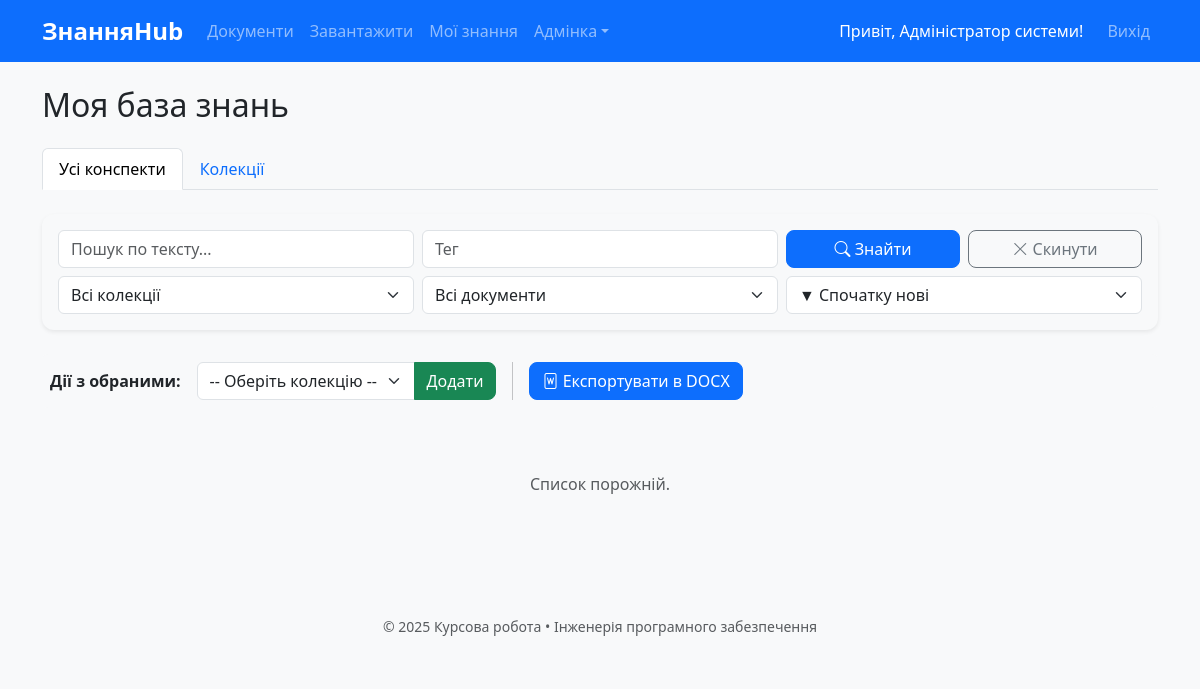
Before: /my/knowledge (signed in) with the older database file.
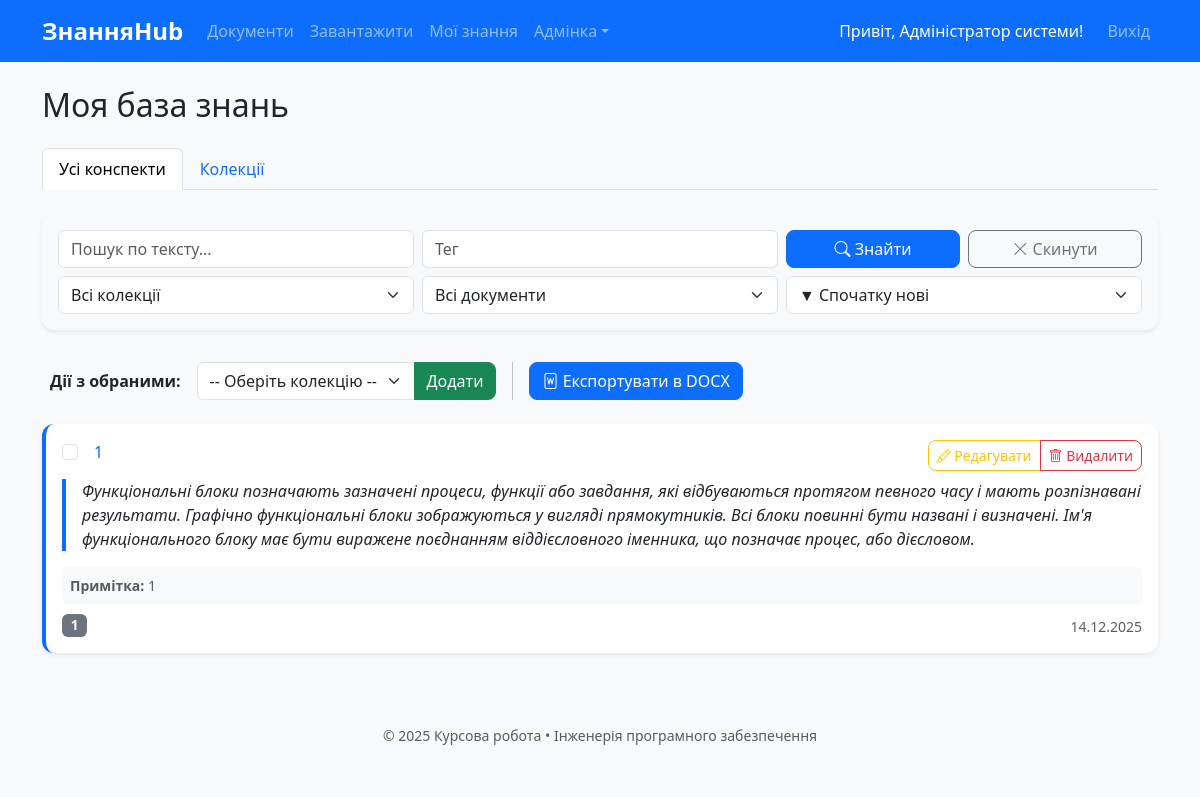
After: the same page with the newer database file.
### models.py (models this page shows, shortened)
class User(UserMixin, db.Model):
    id = db.Column(db.Integer, primary_key=True)
    email = db.Column(db.String(120), unique=True, nullable=False)
    name = db.Column(db.String(100), nullable=False)
    password_hash = db.Column(db.String(256), nullable=False)
    role = db.Column(db.String(20), default='user')
    is_active = db.Column(db.Boolean, default=True)
    created_at = db.Column(db.DateTime, default=lambda: datetime.now(timezone.utc))

class Knowledge(db.Model):
    id = db.Column(db.Integer, primary_key=True)
    document_id = db.Column(db.Integer, db.ForeignKey('document.id'))
    user_id = db.Column(db.Integer, db.ForeignKey('user.id'))
    text = db.Column(db.Text, nullable=False)
    note = db.Column(db.Text)
    tags = db.Column(db.Text)
    created_at = db.Column(db.DateTime, default=lambda: datetime.now(timezone.utc))
    document = db.relationship('Document', backref='knowledges')
    user = db.relationship('User', backref='knowledges')
    collection_items = db.relationship('CollectionItem', back_populates='knowledge', cascade="all, delete-orphan")

class Document(db.Model):
    id = db.Column(db.Integer, primary_key=True)
    title = db.Column(db.String(300), nullable=False)
    authors = db.Column(db.Text)
    year = db.Column(db.Integer)
    source = db.Column(db.Text)
    doc_type = db.Column(db.String(50))
    original_filename = db.Column(db.String(300), nullable=False)
    stored_filename = db.Column(db.String(200), nullable=False, unique=True)
    uploaded_at = db.Column(db.DateTime, default=lambda: datetime.now(timezone.utc))
    uploaded_by = db.Column(db.Integer, db.ForeignKey('user.id'))
    user = db.relationship('User', backref='documents')

### app.py (the view, shortened to what this page needs)
    @app.route('/my/knowledge', methods=['GET', 'POST'])
    @login_required
    def my_knowledge():
        q = request.args.get('q', '').strip()
        tag = request.args.get('tag', '').strip()
        filter_doc = request.args.get('filter_doc', type=int)
        filter_col = request.args.get('filter_col', type=int)
        sort_by = request.args.get('sort_by', 'date_desc')
        col_q = request.args.get('col_q', '').strip()
        col_item_q = request.args.get('col_item_q', '').strip()
        col_sort = request.args.get('col_sort', 'name_asc')
        active_tab = request.args.get('tab', 'all')
        query = Knowledge.query.filter_by(user_id=current_user.id)
        if q: query = query.filter((Knowledge.text.ilike(f'%{q}%')) | (Knowledge.note.ilike(f'%{q}%')))
        if tag: query = query.filter(Knowledge.tags.ilike(f'%{tag}%'))
        if filter_doc: query = query.filter_by(document_id=filter_doc)
        if filter_col: query = query.join(Knowledge.collection_items).filter(CollectionItem.collection_id == filter_col)
        if sort_by == 'doc_title': query = query.join(Document).order_by(Document.title.asc())
        elif sort_by == 'date_asc': query = query.order_by(Knowledge.created_at.asc())
        else: query = query.order_by(Knowledge.created_at.desc())
        knowledges = query.all()
        c_query = Collection.query.filter_by(user_id=current_user.id)
        if col_q: c_query = c_query.filter(Collection.name.ilike(f'%{col_q}%'))
        if col_item_q: c_query = c_query.join(Collection.items).join(CollectionItem.knowledge)\
                             .filter((Knowledge.text.ilike(f'%{col_item_q}%')) | (Knowledge.note.ilike(f'%{col_item_q}%')))
        collections_list = c_query.all()
        if col_sort == 'count_desc': collections_list.sort(key=lambda c: len(c.items), reverse=True)
        elif col_sort == 'count_asc': collections_list.sort(key=lambda c: len(c.items), reverse=False)
        elif col_sort == 'name_desc': collections_list.sort(key=lambda c: c.name.lower(), reverse=True)
        else: collections_list.sort(key=lambda c: c.name.lower())
        all_docs = Document.query.join(Knowledge).filter(Knowledge.user_id==current_user.id).distinct().all()
        all_cols = Collection.query.filter_by(user_id=current_user.id).order_by(Collection.name).all()
        return render_template('knowledge/list.html', knowledges=knowledges, collections=collections_list, all_docs=all_docs, all_cols=all_cols, active_tab=active_tab)

### templates/knowledge/list.html (shortened to what this page needs)
{% extends "base.html" %}
{% block content %}
<h2 class="mb-4">Моя база знань</h2>
<ul class="nav nav-tabs mb-4" id="knowledgeTab" role="tablist">
    <li class="nav-item" role="presentation">
        <button class="nav-link {% if active_tab == 'all' %}active{% endif %}" id="all-tab" data-bs-toggle="tab" data-bs-target="#all" type="button" role="tab">Усі конспекти</button>
    </li>
    <li class="nav-item" role="presentation">
        <button class="nav-link {% if active_tab == 'collections' %}active{% endif %}" id="collections-tab" data-bs-toggle="tab" data-bs-target="#collections" type="button" role="tab">Колекції</button>
    </li>
</ul>
<div class="tab-content" id="knowledgeTabContent">
    <div class="tab-pane fade {% if active_tab == 'all' %}show active{% endif %}" id="all" role="tabpanel">
        <div class="card shadow-sm mb-4 bg-light">
            <div class="card-body">
                <form method="GET" action="{{ url_for('my_knowledge') }}">
                    <div class="row g-2 mb-2">
                        <div class="col-md-4">
                            <input type="text" name="q" class="form-control" placeholder="Пошук по тексту..." value="{{ request.args.get('q', '') }}">
                        </div>
                        <div class="col-md-4">
                            <input type="text" name="tag" class="form-control" placeholder="Тег" value="{{ request.args.get('tag', '') }}">
                        </div>
                        <div class="col-md-2">
                            <button type="submit" class="btn btn-primary w-100"><i class="bi bi-search"></i> Знайти</button>
                        </div>
                        <div class="col-md-2">
                            <a href="{{ url_for('my_knowledge', tab='all') }}" class="btn btn-outline-secondary w-100">
                                <i class="bi bi-x-lg"></i> Скинути
                            </a>
                        </div>
                    </div>
                    <div class="row g-2">
                        <div class="col-md-4">
                            <select name="filter_col" class="form-select">
                                <option value="">Всі колекції</option>
                            </select>
                        </div>
                        <div class="col-md-4">
                            <select name="filter_doc" class="form-select">
                                <option value="">Всі документи</option>
                            </select>
                        </div>
                        <div class="col-md-4">
                            <select name="sort_by" class="form-select" onchange="this.form.submit()">
                                <option value="date_desc" {% if request.args.get('sort_by') == 'date_desc' %}selected{% endif %}>▼ Спочатку нові</option>
                            </select>
                        </div>
                    </div>
                </form>
            </div>
        </div>
        <form method="POST" id="bulkForm">
            <div class="d-flex flex-wrap align-items-center mb-3 p-2 bg-light rounded gap-2">
                <span class="me-2 fw-bold">Дії з обраними:</span>
                <div class="input-group w-auto">
                    <select name="collection_id" class="form-select">
                        <option value="">-- Оберіть колекцію --</option>
                    </select>
                    <button type="submit" name="action" value="add_to_collection" class="btn btn-success">Додати</button>
                </div>
                <button type="submit" name="action" value="export_docx" class="btn btn-primary">
                    <i class="bi bi-file-word"></i> Експортувати в DOCX
                </button>
            </div>
            {% if knowledges %}
                <div class="row row-cols-1 g-3">
                    {% for k in knowledges %}
                    <div class="col">
                        <div class="card shadow-sm border-start border-primary border-4">
                            <div class="card-body">
                                <div class="d-flex justify-content-between flex-wrap gap-2">
                                    <div class="form-check">
                                        <input class="form-check-input knowledge-checkbox" type="checkbox" name="knowledge_ids" value="{{ k.id }}">
                                        <h6 class="card-title d-inline ms-2">
                                            <a href="{{ url_for('document_detail', doc_id=k.document.id) }}" class="text-decoration-none">{{ k.document.title }}</a>
                                        </h6>
                                    </div>
                                    <div class="btn-group">
                                        <button type="button" class="btn btn-sm btn-outline-warning" data-bs-toggle="modal" data-bs-target="#editKnowledgeModal{{ k.id }}">
                                            <i class="bi bi-pencil"></i> Редагувати
                                        </button>
                                        <button type="button" class="btn btn-sm btn-outline-danger" onclick="confirmDelete('{{ url_for('delete_knowledge', k_id=k.id) }}')">
                                            <i class="bi bi-trash"></i> Видалити
                                        </button>
                                    </div>
                                </div>
                                <blockquote class="blockquote fs-6 mt-2">{{ k.text }}</blockquote>
                                {% if k.note %}
                                    <p class="mb-1 text-muted small bg-light p-2 rounded"><strong>Примітка:</strong> {{ k.note }}</p>
                                {% endif %}
                                <div class="d-flex justify-content-between align-items-end mt-2">
                                    <div>
                                        {% if k.tags %}
                                            {% for t in k.tags.split(',') %}
                                                <span class="badge bg-secondary">{{ t.strip() }}</span>
                                            {% endfor %}
                                        {% endif %}
                                    </div>
                                    <small class="text-muted">{{ k.created_at.strftime('%d.%m.%Y') }}</small>
                                </div>
                            </div>
                        </div>
                    </div>
                    {% endfor %}
                </div>
            {% else %}
                <p class="text-muted text-center py-5">Список порожній.</p>
            {% endif %}
        </form>
    </div>
</div>
{% endblock %}

### templates/base.html (shortened to what this page needs)
<!DOCTYPE html>
<html lang="uk">
<head>
    <link href="https://cdn.jsdelivr.net/npm/bootstrap@5.3.3/dist/css/bootstrap.min.css" rel="stylesheet">
    <link href="{{ url_for('static', filename='css/style.css') }}" rel="stylesheet">
    <link rel="stylesheet" href="https://cdn.jsdelivr.net/npm/bootstrap-icons@1.10.0/font/bootstrap-icons.css">
</head>
<body>
    <nav class="navbar navbar-expand-lg navbar-dark bg-primary mb-4">
        <div class="container">
            <a class="navbar-brand fw-bold" href="{{ url_for('index') }}">ЗнанняHub</a>
            <div class="collapse navbar-collapse" id="navbar">
                <ul class="navbar-nav me-auto">
                    <li class="nav-item"><a class="nav-link" href="{{ url_for('document_list') }}">Документи</a></li>
                    <li class="nav-item"><a class="nav-link" href="{{ url_for('upload_document') }}">Завантажити</a></li>
                    <li class="nav-item"><a class="nav-link" href="{{ url_for('my_knowledge') }}">Мої знання</a></li>
                    {% if current_user.role == 'admin' %}
                    <li class="nav-item dropdown">
                        <a class="nav-link dropdown-toggle" href="#" role="button" data-bs-toggle="dropdown">Адмінка</a>
                    </li>
                    {% endif %}
                </ul>
                <ul class="navbar-nav">
                    {% if current_user.is_authenticated %}
                    <li class="nav-item d-flex align-items-center">
                        <span class="text-white me-3">Привіт, {{ current_user.name }}!</span>
                    </li>
                    <li class="nav-item"><a class="nav-link" href="{{ url_for('logout') }}">Вихід</a></li>
                    {% else %}
                    <li class="nav-item"><a class="nav-link" href="{{ url_for('login') }}">Вхід</a></li>
                    <li class="nav-item"><a class="nav-link" href="{{ url_for('register') }}">Реєстрація</a></li>
                    {% endif %}
                </ul>
            </div>
        </div>
    </nav>
    <div class="container">
        {% block content %}{% endblock %}
    </div>
    <footer class="bg-light mt-5 py-4 text-center text-muted small">
        © 2025 Курсова робота • Інженерія програмного забезпечення
    </footer>
</body>
</html>

### static/css/style.css (style rules this page uses)
:root { --primary: #0d6efd; --hover-shadow: 0 10px 20px rgba(0,0,0,0.1); }
body { background: #f8f9fa; font-family: 'Segoe UI', sans-serif; }
.card-body, .form-group, .form-label, label, .h1, .h2, .h3, .h4, .h5, .h6, h1, h2, h3, h4, h5, h6 { text-align: left !important; }
.card { border: none; border-radius: 12px; transition: all 0.3s ease; }
.btn { border-radius: 8px; }
.navbar-brand { font-weight: 700; font-size: 1.5rem; }
blockquote { border-left: 4px solid var(--primary); padding-left: 1rem; margin-left: 0; font-style: italic; text-align: left; }
.badge { font-size: 0.85em; }

Changed rows visible on the page:
added Knowledge: document "1", text "Функціональні блоки позначають зазначені процеси, функції або завдання, які відбуваються протягом певного часу і мають розпізнавані результати. Графічно функціональні блоки зображуються у вигляді прямокутників. Всі блоки повинні бути названі і визначені. Ім'я функціонального блоку має бути виражене поєднанням віддієсловного іменника, що позначає процес, або дієсловом.", note "1", strip "1", created_at "14.12.2025"
Other visible differences:
text no longer shown: "Список порожній."
